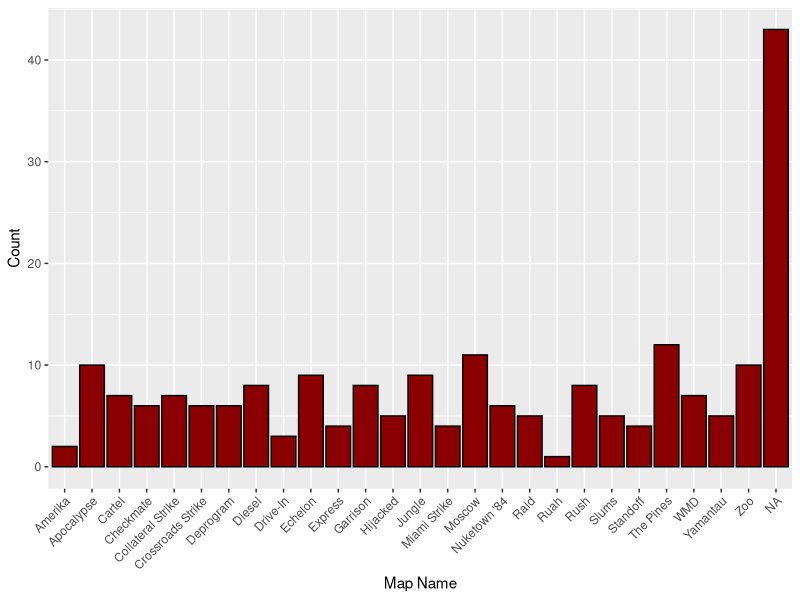
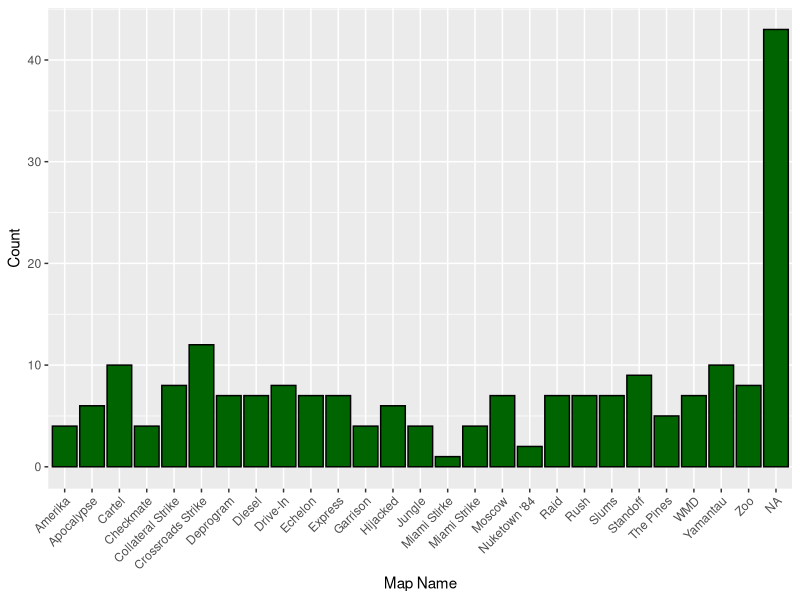
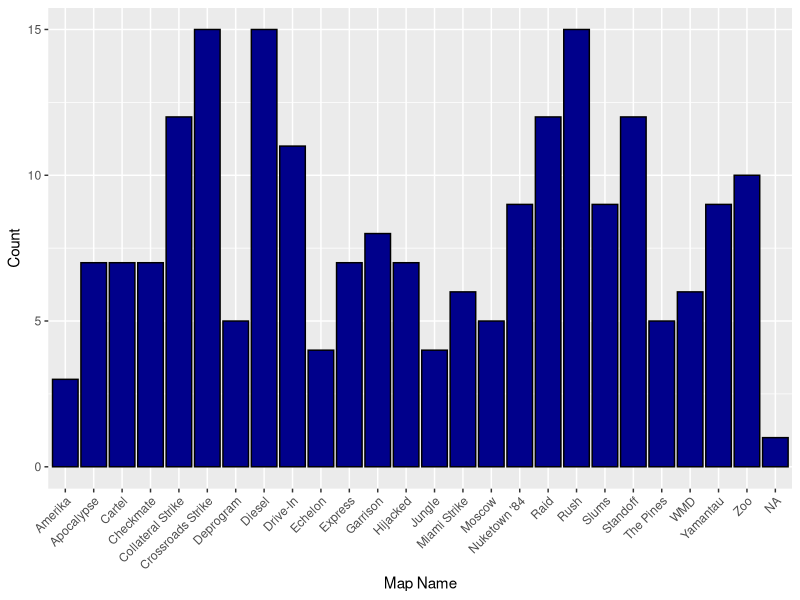
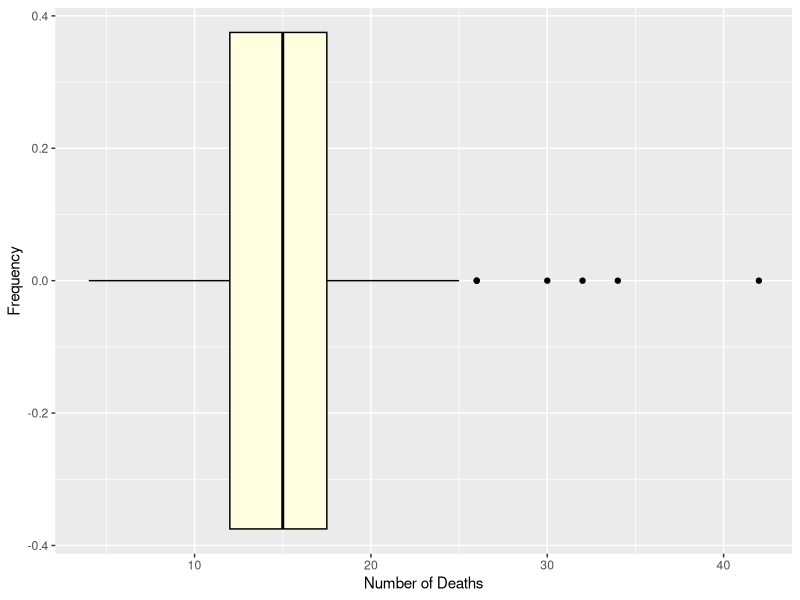
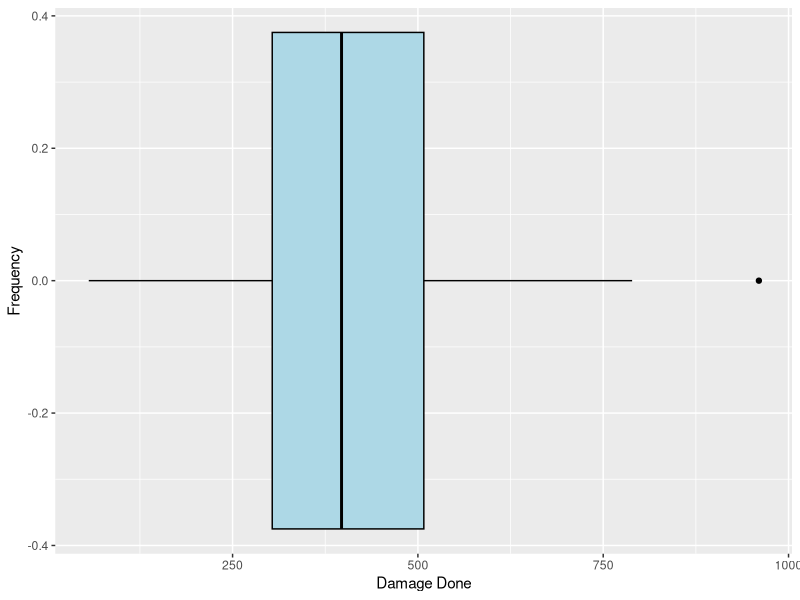

Write R code to recreate these figures, in order.
## ---- chunk 1
knitr::opts_chunk$set(echo = TRUE)
## ---- chunk 2
library(tidyverse)
library(dplyr)
library(readxl)
library(ggplot2)

data <- read_xlsx("CODGames2_mp.xlsx")
## ---- chunk 3
countNA <- function(dat){
  numNA <- sum(is.na(dat))
  return(numNA)
}

apply(X = data, MARGIN = 1, FUN = countNA)
## ---- chunk 4
# Summary statistics for a categorical variable: "Map1"
MapName1 <- data$Map1
table(MapName1)
prop.table(table(MapName1))

# Data visualization for "MapName1"
data |>
  ggplot(aes(x = MapName1)) +
  geom_bar(fill = "darkred", color = "black") + 
  labs(x = "Map Name", y = "Count") +
  theme(axis.text.x = element_text(angle = 45, hjust = 1))
## ---- chunk 5
# Summary statistics for a categorical variable: "Map1"
MapName2 <- data$Map2
table(MapName2)
prop.table(table(MapName2))

# Data visualization for "MapName2"
data |>
  ggplot(aes(x = MapName2)) +
  geom_bar(fill = "darkgreen", color = "black") + 
  labs(x = "Map Name", y = "Count") +
  theme(axis.text.x = element_text(angle = 45, hjust = 1))
## ---- chunk 6
# Summary statistics for a categorical variable: "Map1"
MapChoice <- data$Choice
table(MapChoice)
prop.table(table(MapChoice))

# Data visualization for "MapChoice"
data |>
  ggplot(aes(x = MapChoice)) +
  geom_bar(fill = "darkblue", color = "black") + 
  labs(x = "Map Name", y = "Count") +
  theme(axis.text.x = element_text(angle = 45, hjust = 1))

## ---- chunk 7
# Summary statistics for a quantitative variable: "Deaths"
Deaths <- data$Deaths
summary(Deaths)
mean(Deaths, na.rm = TRUE)
median(Deaths, na.rm = TRUE)
max(Deaths, na.rm = TRUE)
sd(Deaths, na.rm = TRUE)

# Data visualization for "Deaths"
data |>
  ggplot(aes(x = Deaths)) +
  geom_boxplot(fill = "lightyellow", color = "black") + 
  labs(x = "Number of Deaths", y = "Frequency")
  
## ---- chunk 8
# Summary statistics for a quantitative variable: "Damage"
Damage <- data$Damage
summary(Damage)
mean(Damage, na.rm = TRUE)
median(Damage, na.rm = TRUE)
max(Damage, na.rm = TRUE)
sd(Damage, na.rm = TRUE)

# Data visualization for "Damage"
data |>
  ggplot(aes(x = Damage)) +
  geom_boxplot(fill = "lightblue", color = "black") + 
  labs(x = "Damage Done", y = "Frequency")
## ---- chunk 9
scores <- strsplit(as.character(data$Result), "-")
Won <- 0
Lost <- 0
Tie <- 0
for (i in scores) {
  PlayerScore <- as.numeric(i[1])
  OpponentScore <- as.numeric(i[2])
  if (PlayerScore > OpponentScore){
    Won <- Won + 1
  } else if (OpponentScore > PlayerScore){
      Lost <- Lost + 1
  } else{
    Tie <- Tie + 1
  }
}

TotalGames <- length(data$Result)
WinningRate <- Won/TotalGames
LosingRate <- Lost/TotalGames
TieRate <- Tie/TotalGames

cat("Proportion of Games Won:", WinningRate, "\n")
cat("Proportion of Games Lost:", LosingRate, "\n")
cat("Proportion of Games in Draw:", TieRate)
## ---- chunk 10
scores <- strsplit(as.character(data$Result), "-")
Won1 <- numeric(length(scores))

for (i in 1:length(scores)) {
  PlayerScore <- as.numeric(scores[[i]][1])
  OpponentScore <- as.numeric(scores[[i]][2])

  if (PlayerScore > OpponentScore) {
    Won1[i] <- 1
  } else {
    Won1[i] <- 0
  }
}

data$Won1 <- Won1

model <- glm(Won1 ~ Eliminations, data = data, family = binomial)
summary(model)

odds_ratios <- exp(coef(model))

print(odds_ratios)

elimination_coef <- summary(model)$coefficients["Eliminations", "Estimate"]
elimination_p_value <- summary(model)$coefficients["Eliminations", "Pr(>|z|)"]
odds_ratio_eliminations <- odds_ratios["Eliminations"]

cat("Coefficient Eliminations:", elimination_coef, "\n")
cat("P-value of Eliminations:", elimination_p_value, "\n")
cat("Odds Ratio for Eliminations:", odds_ratio_eliminations)
